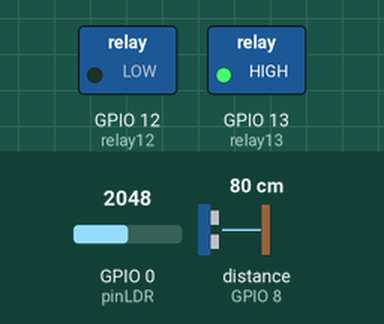
Bench run of a sketch on a simulated ESP32. On the bench: switched loads named in the sketch (green lamp = pin HIGH). Dashed ring = blinking. Inputs (shaded band) come from the test bench; at power-on: GPIO 0 (pinLDR) = 2048, distance to the obstacle (sensor on GPIO 8) 80 cm. The echo pulse lasts 58.3 µs per cm.

Above: at 0.96 s.
1.3 s: GPIO 0 (pinLDR) set to 267
At 1.57 s:
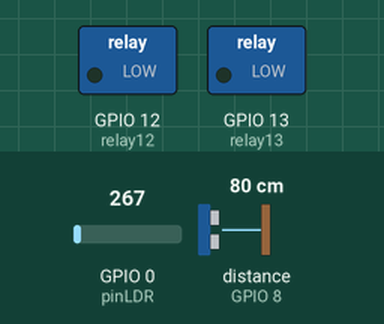
4.3 s: GPIO 0 (pinLDR) set to 241
At 5.0 s:
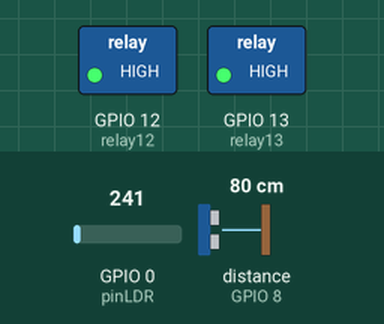
7.3 s: distance to the obstacle (sensor on GPIO 8) set to 53 cm
10.3 s: distance to the obstacle (sensor on GPIO 8) set to 45 cm
11.9 s: distance to the obstacle (sensor on GPIO 8) set to 60 cm
At 12.63 s:
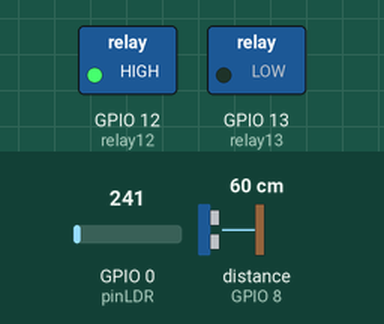
14.9 s: distance to the obstacle (sensor on GPIO 8) set to 2 cm
Timing chart, 0 to 17.5 s (numbered marks = the images above; inputs shaded):
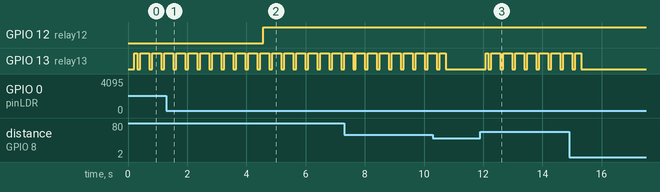

Measured:
- the behaviour switches between 256 and 255 on GPIO 0 (pinLDR) (found by bisection; images 1 and 2)
- after the input at 4.3 s, GPIO 12 (relay12): LOW → HIGH after 0.27 s
- after the input at 11.9 s, GPIO 13 (relay13): LOW → HIGH after 0.18 s, then repeats every 0.40 s: LOW 0.10 s, HIGH 0.30 s
- by itself, GPIO 13 (relay13): alternates HIGH for 0.30 s and LOW for 0.10 s

The sketch:

PROGRAMA_EBIKE.ino
```cpp
// ---------------------------------------------------------------------------
// This example code was used to successfully communicate with 15 ultrasonic sensors. You can adjust
// the number of sensors in your project by changing SONAR_NUM and the number of NewPing objects in the
// "sonar" array. You also need to change the pins for each sensor for the NewPing objects. Each sensor
// is pinged at 33ms intervals. So, one cycle of all sensors takes 495ms (33 * 15 = 495ms). The results
// are sent to the "oneSensorCycle" function which currently just displays the distance data. Your project
// would normally process the sensor results in this function (for example, decide if a robot needs to
// turn and call the turn function). Keep in mind this example is event-driven. Your complete sketch needs
// to be written so there's no "delay" commands and the loop() cycles at faster than a 33ms rate. If other
// processes take longer than 33ms, you'll need to increase PING_INTERVAL so it doesn't get behind.
// ---------------------------------------------------------------------------
#include <NewPing.h>

#define SONAR_NUM     1 // Number of sensors.
#define MAX_DISTANCE 200 // Maximum distance (in cm) to ping.
#define PING_INTERVAL 33 // Milliseconds between sensor pings (29ms is about the min to avoid cross-sensor echo).

unsigned long pingTimer[SONAR_NUM]; // Holds the times when the next ping should happen for each sensor.
unsigned int cm[SONAR_NUM];         // Where the ping distances are stored.
uint8_t currentSensor = 0;          // Keeps track of which sensor is active.
int relay12 = 12;                   // Pin donde se conectan los leds
int relay13 = 13;
int pinLDR = 0;                     // Pin analogico de entrada para el LDR
int valorLDR = 0; // Variable donde se almacena el valor del LDR


NewPing sonar[SONAR_NUM] = {     // Sensor object array.
  NewPing(9, 8, MAX_DISTANCE), // Each sensor's trigger pin, echo pin, and max distance to ping.

};


void setup() {
  Serial.begin(9600);
  pinMode(relay12, OUTPUT);
  pinMode (relay13, OUTPUT);


  pingTimer[0] = millis() + 75;           // First ping starts at 75ms, gives time for the Arduino to chill before starting.
  for (uint8_t i = 1; i < SONAR_NUM; i++) // Set the starting time for each sensor.
    pingTimer[i] = pingTimer[i - 1] + PING_INTERVAL;

}

void loop() {
  for (uint8_t i = 0; i < SONAR_NUM; i++) { // Loop through all the sensors.
    if (millis() >= pingTimer[i]) {         // Is it this sensor's time to ping?
      pingTimer[i] += PING_INTERVAL * SONAR_NUM;  // Set next time this sensor will be pinged.
      if (i == 0 && currentSensor == SONAR_NUM - 1) oneSensorCycle(); // Sensor ping cycle complete, do something with the results.
      sonar[currentSensor].timer_stop();          // Make sure previous timer is canceled before starting a new ping (insurance).
      currentSensor = i;                          // Sensor being accessed.
      cm[currentSensor] = 0;                      // Make distance zero in case there's no ping echo for this sensor.
      sonar[currentSensor].ping_timer(echoCheck); // Do the ping (processing continues, interrupt will call echoCheck to look for echo).

    }
    digitalWrite(relay12, LOW);
    valorLDR = analogRead(pinLDR);
    if (valorLDR < 256)
    {
      digitalWrite(relay12, HIGH);

    }

    delay (100);

  }
  // Other code that *DOESN'T* analyze ping results can go here.
}

void echoCheck() { // If ping received, set the sensor distance to array.
  if (sonar[currentSensor].check_timer())
    cm[currentSensor] = sonar[currentSensor].ping_result / US_ROUNDTRIP_CM;
}

void oneSensorCycle() { // Sensor ping cycle complete, do something with the results.
  // The following code would be replaced with your code that does something with the ping results.
  for (uint8_t i = 0; i < SONAR_NUM; i++) {

    digitalWrite(relay13, LOW);
    if (cm[i] > 50)
    {
      digitalWrite(relay13, HIGH);
      delay(100);
      digitalWrite(relay13, LOW);
      delay(100);
      digitalWrite(relay13, HIGH);
      delay(100);
    }
  }

  Serial.println();

}
```
